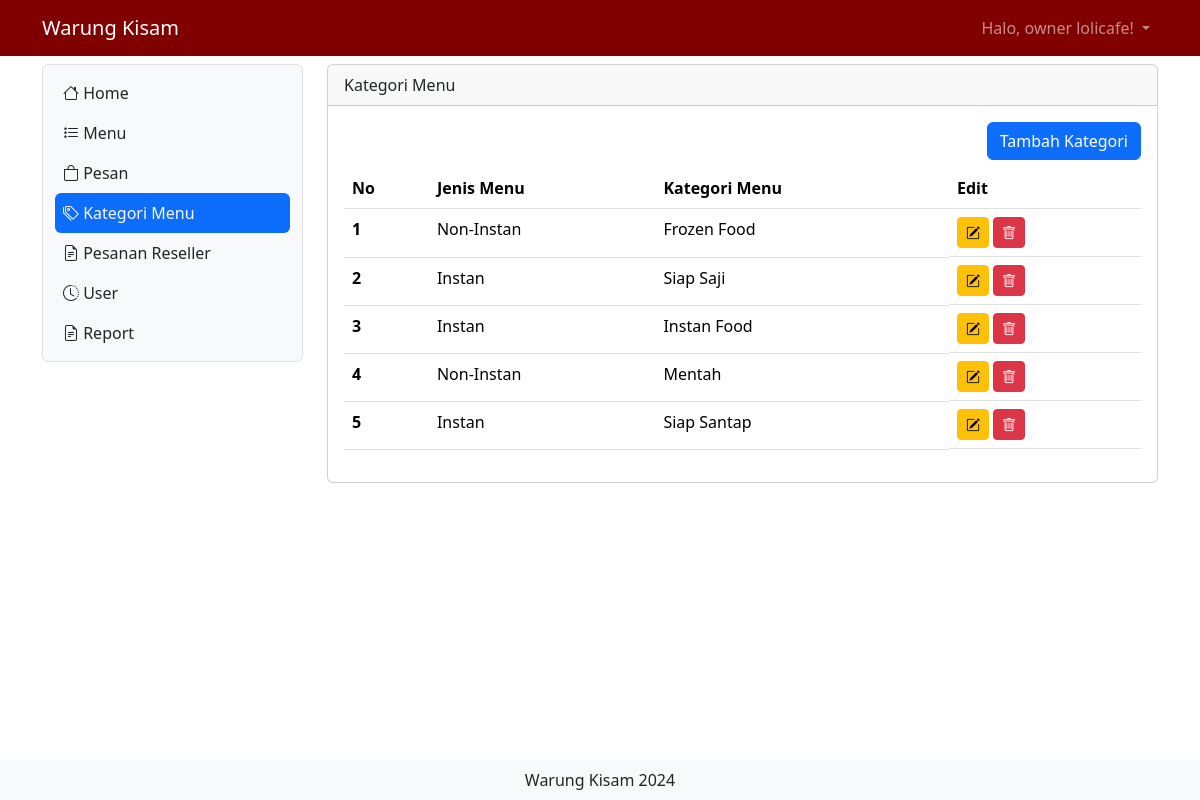
Page /home.php?x=katmenu (signed in) on the committed database.
### tables this page shows
CREATE TABLE `user` (
  `id` int(11) NOT NULL,
  `nama` varchar(255) NOT NULL,
  `username` varchar(255) NOT NULL,
  `level` int(1) DEFAULT NULL,
  `no_hp` varchar(255) NOT NULL,
  `alamat` varchar(255) NOT NULL,
  `password` varchar(50) NOT NULL
);

CREATE TABLE `kategori` (
  `id_kategori` int(11) NOT NULL,
  `jenis_menu` int(2) NOT NULL,
  `kategori_menu` varchar(30) NOT NULL
);

### katmenu.php (the view, shortened to what this page needs)
<?php
include "proses/connect.php";
$query = mysqli_query($conn, "SELECT * FROM kategori");
while ($record = mysqli_fetch_array($query)) {
    $result[] = $record;
}
?>
<div class="col-lg-9 mt-2">
    <div class="card">
        <div class="card-header">
            Kategori Menu
        </div>
        <div class="card-body">
            <div class="row">
                <div class="col d-flex justify-content-end">
                    <button class="btn btn-primary mb-2" data-bs-toggle="modal" data-bs-target="#ModalTambahUser">
                        Tambah
                        Kategori </button>
                </div>
            </div>
                <?php
            if (empty($result)) {
                echo "Data User tidak ada";
            } else {
                ?>
                <div class="table-responsive">
                    <table class="table table-hover">
                        <thead>
                            <tr>
                                <th scope="col">No</th>
                                <th scope="col">Jenis Menu</th>
                                <th scope="col">Kategori Menu</th>
                                <th scope="col">Edit</th>
                            </tr>
                        </thead>
                        <tbody>
                            <?php
                            $no = 1;
                            foreach ($result as $row) {
                                ?>
                                <tr>
                                    <th scope="row">
                                        <?php echo $no++ ?>
                                    </th>
                                    <td>
                                        <?php echo ($row['jenis_menu'] == 1) ? "Non-Instan" : "Instan" ?>
                                    </td>
                                    <td>
                                        <?php echo $row['kategori_menu'] ?>
                                    </td>
                                    <td class="d-flex">
                                        <button class="btn btn-warning btn-sm me-1" data-bs-toggle="modal"
                                            data-bs-target="#ModalUpdate<?php echo $row['id_kategori'] ?>"><i
                                                class="bi bi-pencil-square"></i></button>
                                        <button class="btn btn-danger btn-sm me-1" data-bs-toggle="modal"
                                            data-bs-target="#ModalDelete<?php echo $row['id_kategori'] ?>"><i
                                                class="bi bi-trash"></i></button>
                                    </td>
                                </tr>
                                <?php
                            }
                            ?>
                        </tbody>
                    </table>
                    <?php
            }
            ?>
            </div>
        </div>
    </div>
</div>

### header.php (shortened to what this page needs)
<?php
include "proses/connect.php";
$query = mysqli_query($conn, "SELECT * FROM user WHERE username='$_SESSION[username_warungkisam]'");
?>
<nav class="navbar navbar-dark navbar-expand" style="background-color: maroon">
    <div class="container-lg">
        <a class="navbar-brand" href="index.php">Warung Kisam</a>
        <div class="collapse navbar-collapse justify-content-end" id="navbarNavDropdown">
            <ul class="navbar-nav">
                <li class="nav-item dropdown">
                    <a class="nav-link dropdown-toggle" href="#" role="button" data-bs-toggle="dropdown"
                        aria-expanded="false">
                        Halo,
                        <?php echo $hasil['nama']; ?>!
                    </a>
                </li>
            </ul>
        </div>
    </div>
</nav>

### rows in the picture
user: nama "owner lolicafe"
kategori: jenis_menu "Non-Instan", kategori_menu "Frozen Food"
kategori: jenis_menu "Instan", kategori_menu "Siap Saji"
kategori: jenis_menu "Instan", kategori_menu "Instan Food"
kategori: jenis_menu "Non-Instan", kategori_menu "Mentah"
kategori: jenis_menu "Instan", kategori_menu "Siap Santap"
